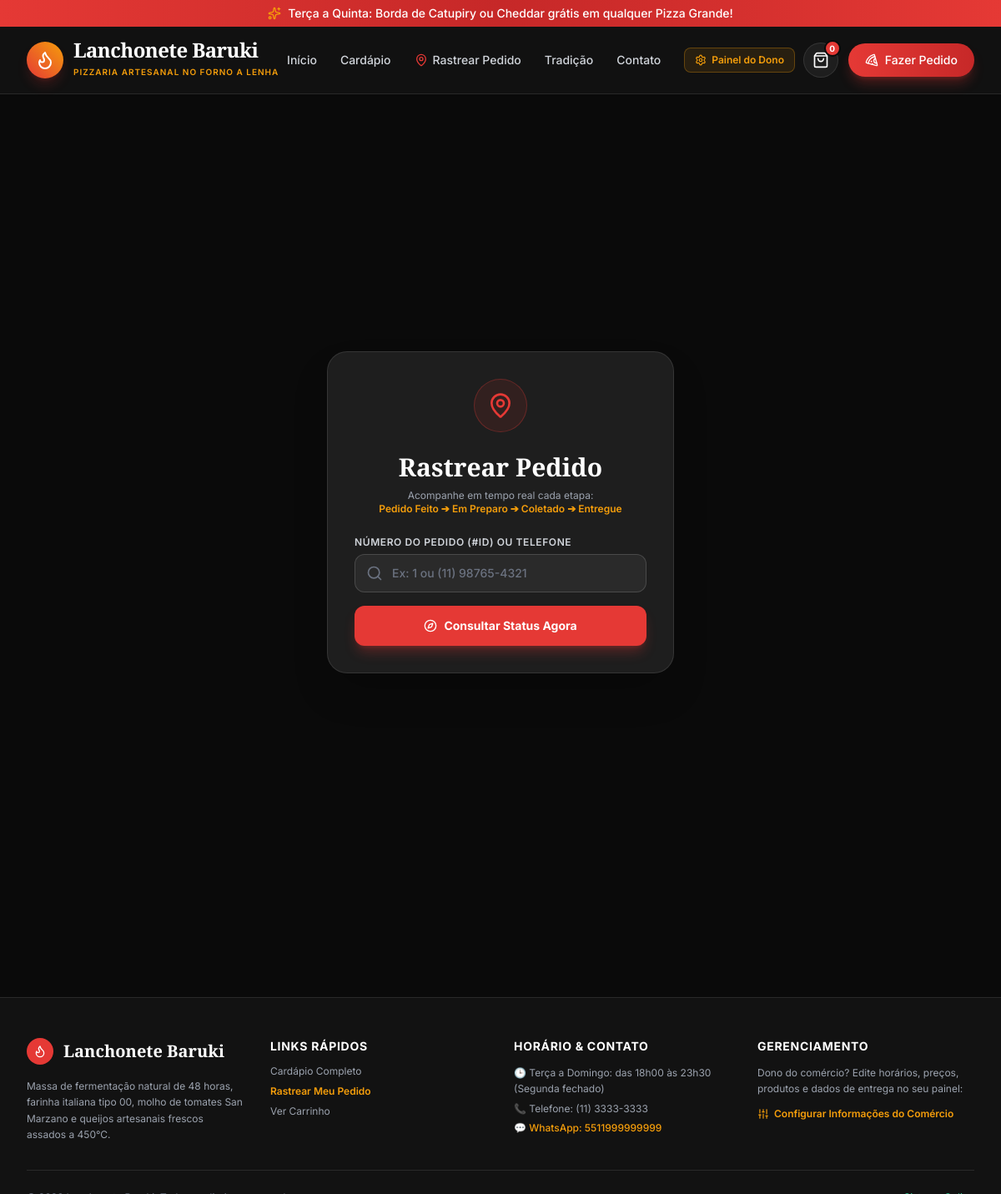
Page /rastreio on the committed database.
### tables this page shows
CREATE TABLE settings (
            key TEXT PRIMARY KEY,
            value TEXT
        );

### app.py (the view, shortened to what this page needs)
@app.route('/rastreio', methods=['GET', 'POST'])
def tracking_lookup():
    return render_template('tracking_lookup.html')

### app.py (called while the page is built, shortened)
def get_cart():
    raw_cart = session.get('cart', [])
    if not isinstance(raw_cart, list):
        raw_cart = []
    cleaned = []
    session['cart'] = cleaned
    return session['cart']

@app.context_processor
def inject_global_data():
    cart = get_cart()
    total_qty = sum(int(item.get('quantity', 1)) for item in cart if isinstance(item, dict))
    subtotal = sum(float(item.get('total_price', 0.0)) for item in cart if isinstance(item, dict))
    settings = get_all_settings()
    return {
        'cart_count': total_qty,
        'cart_subtotal': subtotal,
        'settings': settings
    }

### database.py (called while the page is built)
def get_db_connection():
    conn = sqlite3.connect(DB_PATH, timeout=10.0)
    conn.row_factory = sqlite3.Row
    return conn

def get_all_settings():
    try:
        conn = get_db_connection()
        rows = conn.execute("SELECT key, value FROM settings").fetchall()
        conn.close()
        return {row['key']: row['value'] for row in rows}
    except Exception as e:
        print(f"Aviso ao ler settings: {e}")
        return {}

### templates/tracking_lookup.html (shortened to what this page needs)
{% extends "base.html" %}
{% block content %}
<div class="py-16 bg-brand-darker min-h-[70vh] flex items-center justify-center">
    <div class="max-w-md w-full mx-auto px-4">
        <div class="bg-brand-surface rounded-3xl border border-white/10 p-8 shadow-2xl text-center space-y-6">
            <div class="w-16 h-16 rounded-full bg-brand-red/10 border border-brand-red/30 flex items-center justify-center text-brand-red mx-auto">
                <i data-lucide="map-pin" class="w-8 h-8"></i>
            </div>
            <div>
                <h1 class="font-serif text-3xl font-bold text-white">Rastrear Pedido</h1>
                <p class="text-xs text-gray-400 mt-2">
                    Acompanhe em tempo real cada etapa: <br>
                    <span class="text-brand-gold font-semibold">Pedido Feito ➔ Em Preparo ➔ Coletado ➔ Entregue</span>
                </p>
            </div>
            <form action="{{ url_for('tracking_lookup') }}" method="POST" class="space-y-4 text-left">
                <div>
                    <label class="block text-xs font-semibold text-gray-300 uppercase tracking-wider mb-1.5">
                        Número do Pedido (#ID) ou Telefone
                    </label>
                    <div class="relative">
                        <i data-lucide="search" class="w-5 h-5 text-gray-500 absolute left-3.5 top-1/2 -translate-y-1/2"></i>
                        <input type="text" name="query" required value="{{ query or '' }}" placeholder="Ex: 1 ou (11) 98765-4321"
                               class="w-full bg-brand-surfaceLight border border-white/15 rounded-xl pl-11 pr-4 py-3 text-sm text-white placeholder-gray-500 focus:outline-none focus:border-brand-gold font-medium">
                    </div>
                </div>
                <button type="submit" class="w-full bg-brand-red hover:bg-brand-darkRed text-white py-3.5 rounded-xl font-bold text-sm flex items-center justify-center gap-2 shadow-lg shadow-brand-red/30 transition-all hover:scale-[1.01]">
                    <i data-lucide="compass" class="w-4 h-4"></i>
                    <span>Consultar Status Agora</span>
                </button>
            </form>
        </div>
    </div>
</div>
{% endblock %}

### templates/base.html (shortened to what this page needs)
<!DOCTYPE html>
<html lang="pt-BR" class="scroll-smooth">
<head>
    <script src="https://cdn.tailwindcss.com"></script>
    <link rel="stylesheet" href="{{ url_for('static', filename='css/style.css') }}">
</head>
<body class="bg-brand-darker text-gray-200 font-sans antialiased selection:bg-brand-red selection:text-white flex flex-col min-h-screen">
    {% if settings.promo_banner %}
    <div class="bg-gradient-to-r from-brand-red via-brand-darkRed to-brand-red text-white text-xs sm:text-sm font-medium py-1.5 px-4 text-center flex items-center justify-center gap-2">
        <i data-lucide="sparkles" class="w-4 h-4 text-brand-gold"></i>
        <span>{{ settings.promo_banner }}</span>
    </div>
    {% endif %}
    <header class="sticky top-0 z-40 bg-brand-dark/95 backdrop-blur-md border-b border-white/10">
        <div class="max-w-7xl mx-auto px-4 sm:px-6 lg:px-8 h-20 flex items-center justify-between">
            <a href="{{ url_for('index') }}" class="flex items-center gap-3 group">
                <div class="w-11 h-11 rounded-full bg-gradient-to-tr from-brand-red to-brand-gold flex items-center justify-center text-white shadow-lg shadow-brand-red/20 group-hover:scale-105 transition-transform">
                    <i data-lucide="flame" class="w-6 h-6"></i>
                </div>
                <div>
                    <span class="font-serif text-2xl font-bold tracking-tight text-white block leading-none">{{ settings.pizzeria_name }}</span>
                    <span class="text-[10px] uppercase tracking-widest text-brand-gold font-semibold">{{ settings.pizzeria_tagline }}</span>
                </div>
            </a>
            <nav class="hidden md:flex items-center gap-7 text-sm font-medium">
                <a href="{{ url_for('index') }}" class="text-gray-300 hover:text-brand-gold transition-colors">Início</a>
                <a href="{{ url_for('menu') }}" class="text-gray-300 hover:text-brand-gold transition-colors">Cardápio</a>
                <a href="{{ url_for('tracking_lookup') }}" class="text-gray-300 hover:text-brand-gold transition-colors flex items-center gap-1.5">
                    <i data-lucide="map-pin" class="w-4 h-4 text-brand-red"></i>
                    <span>Rastrear Pedido</span>
                </a>
                <a href="{{ url_for('index') }}#diferenciais" class="text-gray-300 hover:text-brand-gold transition-colors">Tradição</a>
                <a href="{{ url_for('index') }}#contato" class="text-gray-300 hover:text-brand-gold transition-colors">Contato</a>
                <a href="{{ url_for('admin_dashboard') }}" class="text-xs bg-brand-gold/10 hover:bg-brand-gold/20 px-3 py-1.5 rounded-lg border border-brand-gold/30 text-brand-gold hover:text-white transition-all flex items-center gap-1.5 font-semibold">
                    <i data-lucide="settings" class="w-3.5 h-3.5"></i>
                    <span>Painel do Dono</span>
                </a>
            </nav>
            <div class="flex items-center gap-3">
                <a href="{{ url_for('view_cart') }}" class="relative bg-brand-surface hover:bg-brand-surfaceLight border border-white/10 p-2.5 rounded-full text-white transition-all hover:scale-105">
                    <i data-lucide="shopping-bag" class="w-5 h-5"></i>
                    <span id="global-cart-count" class="absolute -top-1 -right-1 bg-brand-red text-white text-[10px] font-bold w-5 h-5 rounded-full flex items-center justify-center border-2 border-brand-darker">
                        {{ cart_count }}
                    </span>
                </a>
                <a href="{{ url_for('menu') }}" class="hidden sm:inline-flex items-center gap-2 bg-gradient-to-r from-brand-red to-brand-darkRed hover:brightness-110 text-white px-5 py-2.5 rounded-full font-medium text-sm transition-all shadow-lg shadow-brand-red/30">
                    <i data-lucide="pizza" class="w-4 h-4"></i>
                    <span>Fazer Pedido</span>
                </a>
            </div>
        </div>
    </header>
    <main class="flex-1">
        {% block content %}{% endblock %}
    </main>
    <footer class="bg-brand-dark border-t border-white/10 py-12 text-sm text-gray-400 mt-20">
        <div class="max-w-7xl mx-auto px-4 sm:px-6 lg:px-8">
            <div class="grid grid-cols-1 md:grid-cols-4 gap-8 mb-8">
                <div class="space-y-4 md:col-span-1">
                    <div class="flex items-center gap-3">
                        <div class="w-8 h-8 rounded-full bg-brand-red flex items-center justify-center text-white">
                            <i data-lucide="flame" class="w-4 h-4"></i>
                        </div>
                        <span class="font-serif font-bold text-xl text-white">{{ settings.pizzeria_name }}</span>
                    </div>
                    <p class="text-xs text-gray-400 leading-relaxed">
                        {{ settings.about_text }}
                    </p>
                </div>
                <div>
                    <h4 class="font-bold text-white text-sm uppercase tracking-wider mb-3">Links Rápidos</h4>
                    <ul class="space-y-2 text-xs">
                        <li><a href="{{ url_for('menu') }}" class="hover:text-brand-gold transition-colors">Cardápio Completo</a></li>
                        <li><a href="{{ url_for('tracking_lookup') }}" class="hover:text-brand-gold transition-colors font-semibold text-brand-gold">Rastrear Meu Pedido</a></li>
                        <li><a href="{{ url_for('view_cart') }}" class="hover:text-brand-gold transition-colors">Ver Carrinho</a></li>
                    </ul>
                </div>
                <div>
                    <h4 class="font-bold text-white text-sm uppercase tracking-wider mb-3">Horário & Contato</h4>
                    <p class="text-xs text-gray-400 leading-relaxed space-y-1">
                        <span class="block">🕒 {{ settings.opening_hours }}</span>
                        <span class="block">📞 Telefone: {{ settings.phone_contact }}</span>
                        <span class="block text-brand-gold font-medium">💬 WhatsApp: {{ settings.whatsapp_number }}</span>
                    </p>
                </div>
                <div>
                    <h4 class="font-bold text-white text-sm uppercase tracking-wider mb-3">Gerenciamento</h4>
                    <p class="text-xs text-gray-400 leading-relaxed mb-3">
                        Dono do comércio? Edite horários, preços, produtos e dados de entrega no seu painel:
                    </p>
                    <a href="{{ url_for('admin_dashboard', tab='config') }}" class="inline-flex items-center gap-1.5 text-xs text-brand-gold hover:underline font-semibold">
                        <i data-lucide="sliders" class="w-3.5 h-3.5"></i>
                        <span>Configurar Informações do Comércio</span>
                    </a>
                </div>
            </div>
            <div class="border-t border-white/10 pt-6 flex flex-col sm:flex-row items-center justify-between text-xs text-gray-500 gap-4">
                <p>© 2026 {{ settings.pizzeria_name }}. Todos os direitos reservados.</p>
                <div class="flex items-center gap-4">
                    <span class="flex items-center gap-1.5 text-emerald-400">
                    </span>
                </div>
            </div>
        </div>
    </footer>
</body>
</html>

### rows in the picture
settings: promo_banner "Terça a Quinta: Borda de Catupiry ou Cheddar grátis em qualquer Pizza Grande!"
settings: pizzeria_name "Lanchonete Baruki"
settings: pizzeria_tagline "PIZZARIA ARTESANAL NO FORNO A LENHA"
settings: about_text "Massa de fermentação natural de 48 horas, farinha italiana tipo 00, molho de tomates San Marzano e queijos artesanais frescos assados a 450°C."
settings: opening_hours "Terça a Domingo: das 18h00 às 23h30 (Segunda fechado)"
settings: phone_contact "(11) 3333-3333"
settings: whatsapp_number "5511999999999"

### other values in the picture
{{ cart_count }} "0"
